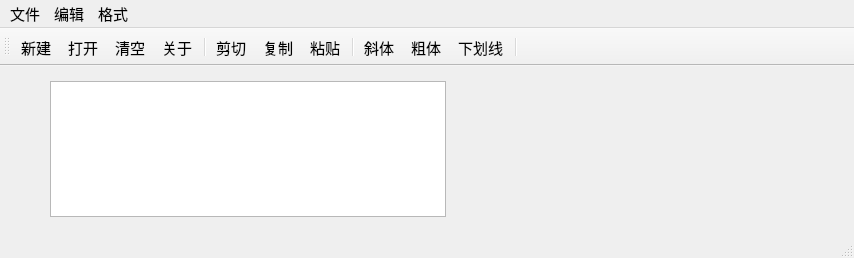
<?xml version="1.0" encoding="UTF-8"?>
<ui version="4.0">
 <class>QWMainWind</class>
 <widget class="QMainWindow" name="QWMainWind">
  <property name="geometry">
   <rect>
    <x>0</x>
    <y>0</y>
    <width>854</width>
    <height>258</height>
   </rect>
  </property>
  <property name="font">
   <font>
    <pointsize>11</pointsize>
   </font>
  </property>
  <property name="windowTitle">
   <string>QWMainWind</string>
  </property>
  <widget class="QWidget" name="centralWidget">
   <widget class="QTextEdit" name="txtEdit">
    <property name="geometry">
     <rect>
      <x>50</x>
      <y>15</y>
      <width>396</width>
      <height>136</height>
     </rect>
    </property>
    <property name="font">
     <font>
      <pointsize>16</pointsize>
     </font>
    </property>
   </widget>
  </widget>
  <widget class="QMenuBar" name="menuBar">
   <property name="geometry">
    <rect>
     <x>0</x>
     <y>0</y>
     <width>854</width>
     <height>29</height>
    </rect>
   </property>
   <widget class="QMenu" name="menu">
    <property name="title">
     <string>文件</string>
    </property>
    <addaction name="actNew"/>
    <addaction name="actOpen"/>
    <addaction name="separator"/>
    <addaction name="actClose"/>
   </widget>
   <widget class="QMenu" name="menu_2">
    <property name="title">
     <string>编辑</string>
    </property>
    <addaction name="actCut"/>
    <addaction name="actCopy"/>
    <addaction name="actPaste"/>
    <addaction name="separator"/>
    <addaction name="actClear"/>
   </widget>
   <widget class="QMenu" name="menu_3">
    <property name="title">
     <string>格式</string>
    </property>
    <addaction name="actFontBold"/>
    <addaction name="actFontItalic"/>
    <addaction name="actFontUnder"/>
    <addaction name="separator"/>
    <addaction name="actToolbarLab"/>
   </widget>
   <addaction name="menu"/>
   <addaction name="menu_2"/>
   <addaction name="menu_3"/>
  </widget>
  <widget class="QToolBar" name="mainToolBar">
   <property name="toolButtonStyle">
    <enum>Qt::ToolButtonTextUnderIcon</enum>
   </property>
   <attribute name="toolBarArea">
    <enum>TopToolBarArea</enum>
   </attribute>
   <attribute name="toolBarBreak">
    <bool>false</bool>
   </attribute>
   <addaction name="actNew"/>
   <addaction name="actOpen"/>
   <addaction name="actClear"/>
   <addaction name="actAbout"/>
   <addaction name="separator"/>
   <addaction name="actCut"/>
   <addaction name="actCopy"/>
   <addaction name="actPaste"/>
   <addaction name="separator"/>
   <addaction name="actFontItalic"/>
   <addaction name="actFontBold"/>
   <addaction name="actFontUnder"/>
   <addaction name="separator"/>
  </widget>
  <widget class="QStatusBar" name="statusBar"/>
  <action name="actCut">
   <property name="icon">
    <iconset>
     <normaloff>:/images/images/cut.bmp</normaloff>:/images/images/cut.bmp</iconset>
   </property>
   <property name="text">
    <string>剪切</string>
   </property>
   <property name="toolTip">
    <string>剪切</string>
   </property>
   <property name="shortcut">
    <string>Ctrl+X</string>
   </property>
  </action>
  <action name="actCopy">
   <property name="icon">
    <iconset>
     <normaloff>:/images/images/120.bmp</normaloff>:/images/images/120.bmp</iconset>
   </property>
   <property name="text">
    <string>复制</string>
   </property>
   <property name="toolTip">
    <string>复制</string>
   </property>
   <property name="shortcut">
    <string>Ctrl+C</string>
   </property>
  </action>
  <action name="actPaste">
   <property name="icon">
    <iconset>
     <normaloff>:/images/images/paste.bmp</normaloff>:/images/images/paste.bmp</iconset>
   </property>
   <property name="text">
    <string>粘贴</string>
   </property>
   <property name="toolTip">
    <string>粘贴</string>
   </property>
   <property name="shortcut">
    <string>Ctrl+V</string>
   </property>
  </action>
  <action name="actFontBold">
   <property name="checkable">
    <bool>true</bool>
   </property>
   <property name="icon">
    <iconset>
     <normaloff>:/images/images/BLD.BMP</normaloff>:/images/images/BLD.BMP</iconset>
   </property>
   <property name="text">
    <string>粗体</string>
   </property>
   <property name="toolTip">
    <string>粗体</string>
   </property>
  </action>
  <action name="actFontItalic">
   <property name="checkable">
    <bool>true</bool>
   </property>
   <property name="icon">
    <iconset>
     <normaloff>:/images/images/ITL.BMP</normaloff>:/images/images/ITL.BMP</iconset>
   </property>
   <property name="text">
    <string>斜体</string>
   </property>
   <property name="toolTip">
    <string>斜体</string>
   </property>
  </action>
  <action name="actFontUnder">
   <property name="checkable">
    <bool>true</bool>
   </property>
   <property name="icon">
    <iconset>
     <normaloff>:/images/images/WORDUNDR.BMP</normaloff>:/images/images/WORDUNDR.BMP</iconset>
   </property>
   <property name="text">
    <string>下划线</string>
   </property>
   <property name="toolTip">
    <string>下划线</string>
   </property>
  </action>
  <action name="actClose">
   <property name="icon">
    <iconset>
     <normaloff>:/images/images/exit.bmp</normaloff>:/images/images/exit.bmp</iconset>
   </property>
   <property name="text">
    <string>退出</string>
   </property>
   <property name="toolTip">
    <string>退出</string>
   </property>
  </action>
  <action name="actOpen">
   <property name="icon">
    <iconset>
     <normaloff>:/images/images/open3.bmp</normaloff>:/images/images/open3.bmp</iconset>
   </property>
   <property name="text">
    <string>打开...</string>
   </property>
   <property name="toolTip">
    <string>打开文件</string>
   </property>
   <property name="shortcut">
    <string>Ctrl+O</string>
   </property>
  </action>
  <action name="actClear">
   <property name="icon">
    <iconset>
     <normaloff>:/images/images/103.bmp</normaloff>:/images/images/103.bmp</iconset>
   </property>
   <property name="text">
    <string>清空</string>
   </property>
   <property name="toolTip">
    <string>清空内容</string>
   </property>
  </action>
  <action name="actFont">
   <property name="icon">
    <iconset>
     <normaloff>:/images/images/20.ico</normaloff>:/images/images/20.ico</iconset>
   </property>
   <property name="text">
    <string>字体...</string>
   </property>
   <property name="toolTip">
    <string>字体设置</string>
   </property>
  </action>
  <action name="actNew">
   <property name="icon">
    <iconset>
     <normaloff>:/images/images/new2.bmp</normaloff>:/images/images/new2.bmp</iconset>
   </property>
   <property name="text">
    <string>新建</string>
   </property>
   <property name="shortcut">
    <string>Ctrl+N</string>
   </property>
  </action>
  <action name="actToolbarLab">
   <property name="checkable">
    <bool>true</bool>
   </property>
   <property name="checked">
    <bool>true</bool>
   </property>
   <property name="text">
    <string>显示工具栏文字标签</string>
   </property>
   <property name="menuRole">
    <enum>QAction::TextHeuristicRole</enum>
   </property>
  </action>
  <action name="actAbout">
   <property name="icon">
    <iconset>
     <normaloff>:/images/images/BLD.BMP</normaloff>:/images/images/BLD.BMP</iconset>
   </property>
   <property name="text">
    <string>关于</string>
   </property>
   <property name="toolTip">
    <string>关于信息</string>
   </property>
  </action>
 </widget>
 <layoutdefault spacing="6" margin="11"/>
 <resources/>
 <connections>
  <connection>
   <sender>actClose</sender>
   <signal>triggered()</signal>
   <receiver>QWMainWind</receiver>
   <slot>close()</slot>
   <hints>
    <hint type="sourcelabel">
     <x>-1</x>
     <y>-1</y>
    </hint>
    <hint type="destinationlabel">
     <x>422</x>
     <y>254</y>
    </hint>
   </hints>
  </connection>
  <connection>
   <sender>actClear</sender>
   <signal>triggered()</signal>
   <receiver>txtEdit</receiver>
   <slot>clear()</slot>
   <hints>
    <hint type="sourcelabel">
     <x>-1</x>
     <y>-1</y>
    </hint>
    <hint type="destinationlabel">
     <x>260</x>
     <y>256</y>
    </hint>
   </hints>
  </connection>
  <connection>
   <sender>actCut</sender>
   <signal>triggered()</signal>
   <receiver>txtEdit</receiver>
   <slot>cut()</slot>
   <hints>
    <hint type="sourcelabel">
     <x>-1</x>
     <y>-1</y>
    </hint>
    <hint type="destinationlabel">
     <x>260</x>
     <y>256</y>
    </hint>
   </hints>
  </connection>
  <connection>
   <sender>actCopy</sender>
   <signal>triggered()</signal>
   <receiver>txtEdit</receiver>
   <slot>copy()</slot>
   <hints>
    <hint type="sourcelabel">
     <x>-1</x>
     <y>-1</y>
    </hint>
    <hint type="destinationlabel">
     <x>260</x>
     <y>256</y>
    </hint>
   </hints>
  </connection>
  <connection>
   <sender>actPaste</sender>
   <signal>triggered()</signal>
   <receiver>txtEdit</receiver>
   <slot>paste()</slot>
   <hints>
    <hint type="sourcelabel">
     <x>-1</x>
     <y>-1</y>
    </hint>
    <hint type="destinationlabel">
     <x>260</x>
     <y>256</y>
    </hint>
   </hints>
  </connection>
 </connections>
</ui>
